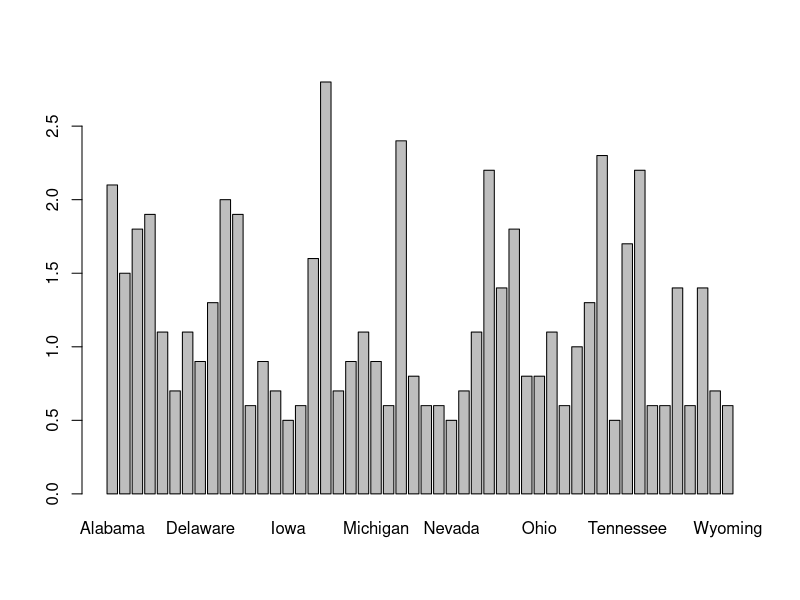
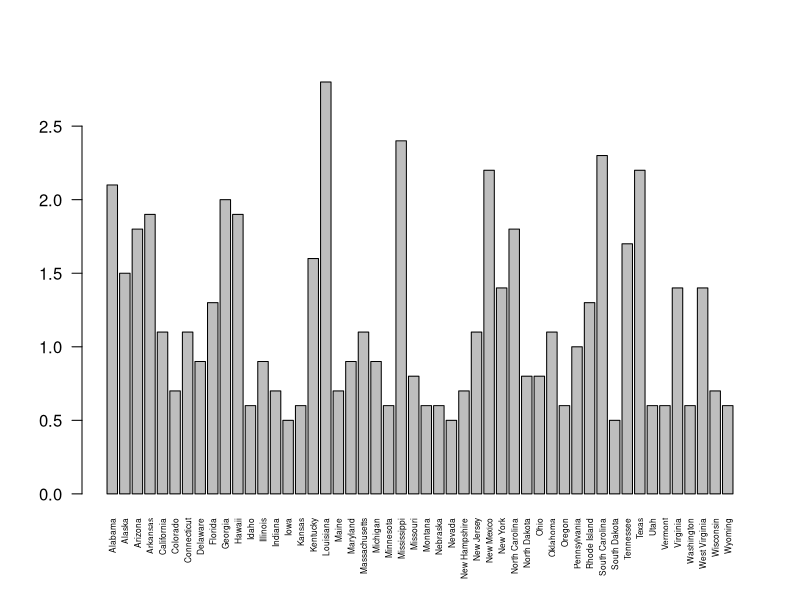
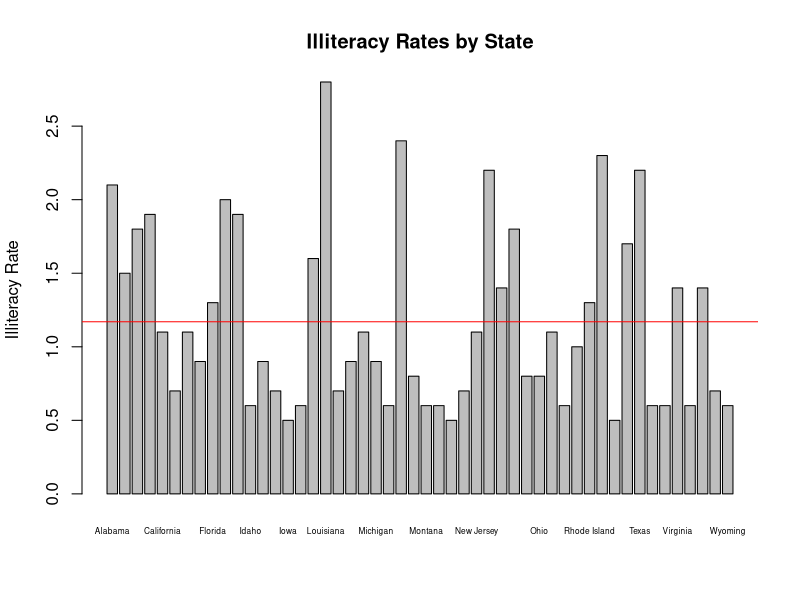
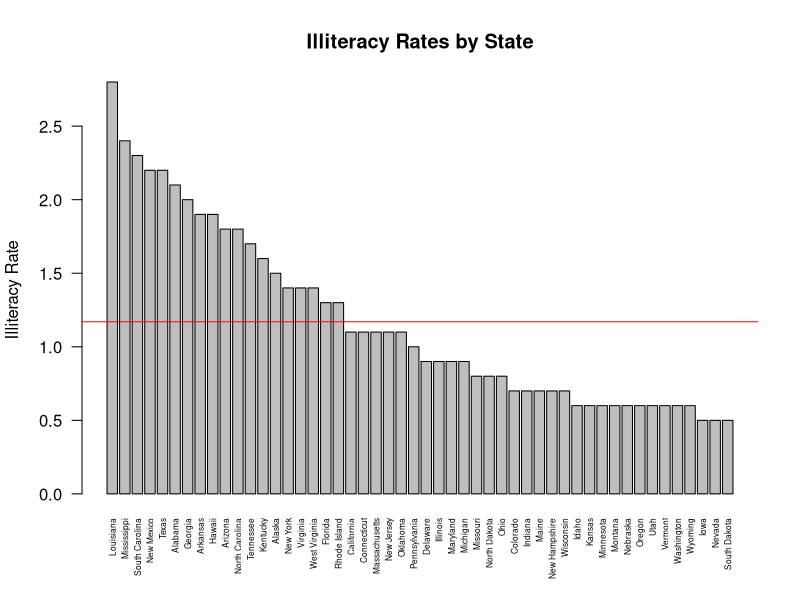
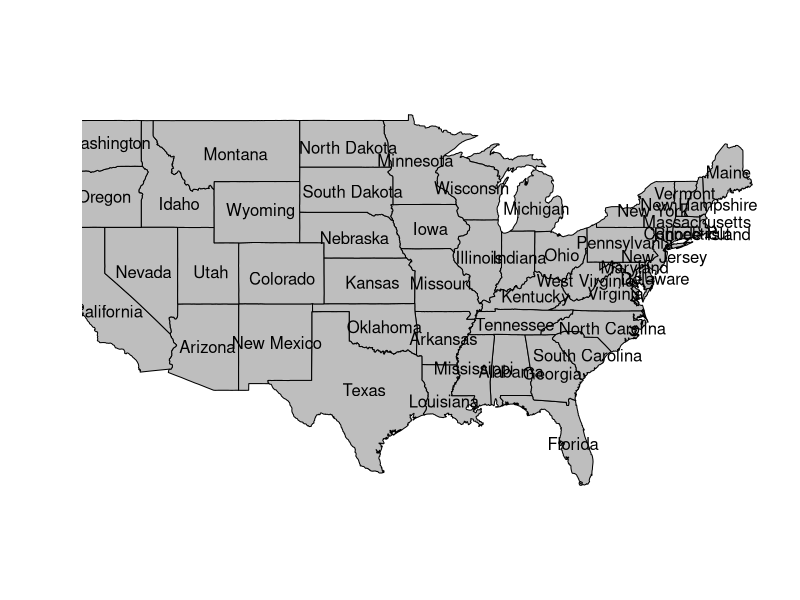
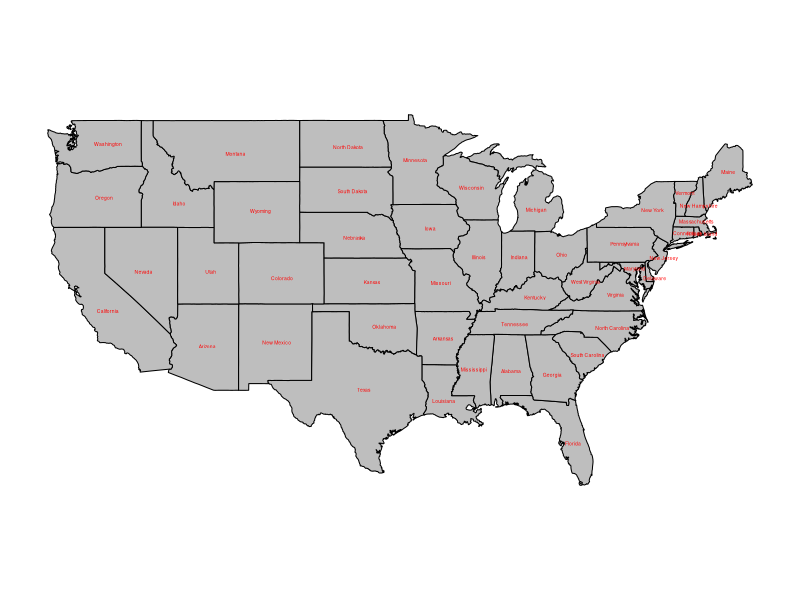
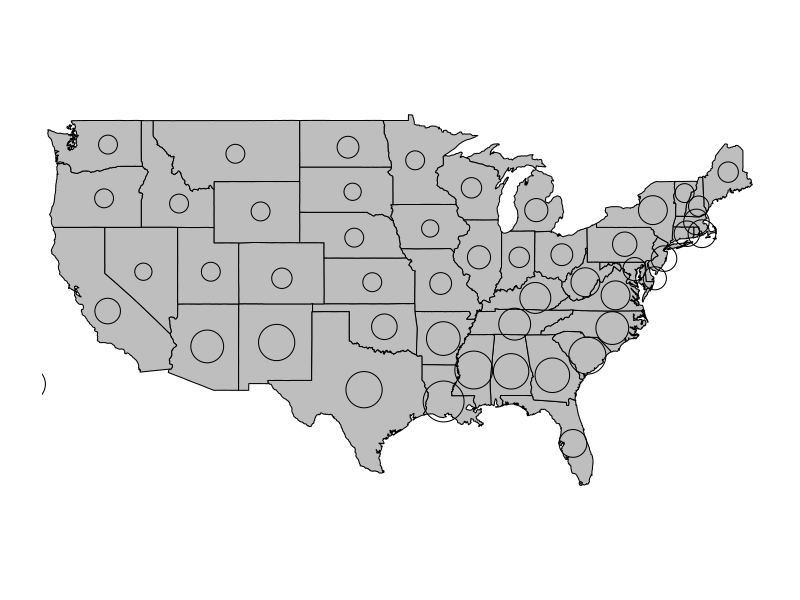
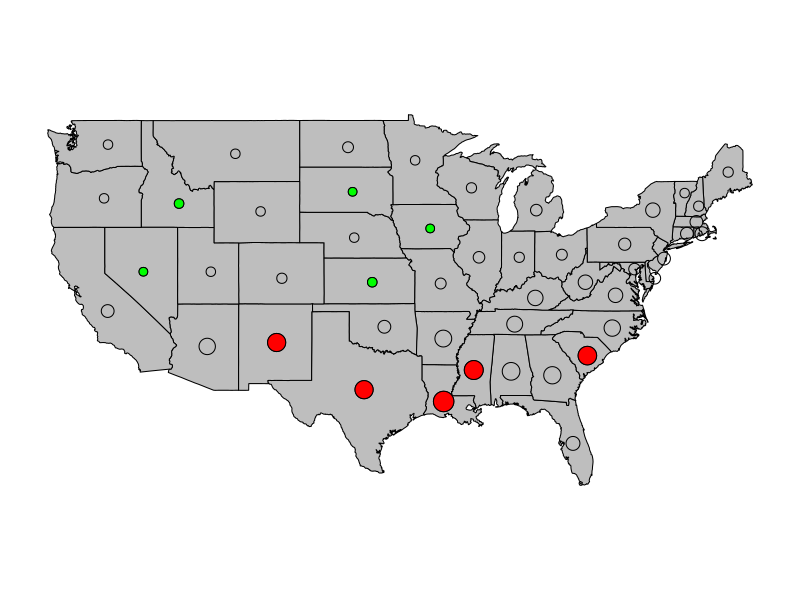

Here is the R script that generated these plots, in order:
install.packages('maps')
library('maps')
state.data <- cbind(state.x77, long=state.center$x, lat=state.center$y)
ill.rates <- state.data[,'Illiteracy']
state.names <- row.names(state.data)
state.data <- data.frame(state.data)


### Barplots
# Create a barplot showing illiteracy rates by state. Do you notice any issues?
barplot(ill.rates)

# Adjust your plot so that each bar is labeled. To do this, you will need to
# change the orientation and size of the state names.
barplot(ill.rates, cex.names=0.5, las=2)

# Make the plot more informative by adding a title and label for the y-axis.
barplot(ill.rates, cex.names=0.5,
        main='Illiteracy Rates by State', ylab='Illiteracy Rate')

# Suppose we want to easily compare each state's illiteracy rate to the country
# wide average. Add a line to this plot at this average to make to allow for
# easy visual comparison. Make this line red.
avg.rate <- mean(ill.rates)
abline(h=avg.rate, col='red')

# Arrange the plot in decreasing order, keep all other parameters the same.
ill.rates.sorted <- sort(ill.rates, decreasing=T)
barplot(ill.rates.sorted, cex.names=0.5, las=2,
                main='Illiteracy Rates by State', ylab='Illiteracy Rate')
abline(h=avg.rate, col='red')



## Maps
# Suppose we were interested in how illiteracy rates varied geographically. The
# bar plots we just produced would be a poor tool for this. Maps make such a
# comparison easy.

# Plot a map of the contiguoug states. Fill each state in with grey.
map(database='state', fill=T, col='grey')


# The map you just produced has axes determined by longitude and latittude
# coordinates. Use the coordinates in <state.data> to label each state with
# its name
coords <- state.data[,c('long', 'lat')]
text(coords, state.names)


# The names are too big for a presentable plot. Decrease the size of the
# text by setting the appropriate parameter. Color the text red.
map(database='state', fill=T, col='grey')
text(coords, state.names, cex=0.3, col='red')

     
# Add a circle for each state whose area is proportional to its illiteracy
# rate. Do you notice any issues? Adjust your plot accordingly.
map(database='state', fill=T, col='grey')
symbols(coords, circles=sqrt(ill.rates), add=T, inches=F)

map(database='state', fill=T, col='grey')
symbols(coords, circles=sqrt(ill.rates)/2, add=T, inches=F)


# The illiteracy rate differences don't make it entirely clear. Color the 5 worst
# states red and the best 5 states green
top5 <- names(sort(ill.rates))[1:5]
bottom5 <- names(sort(ill.rates, decreasing=T))[1:5]
with(state.data[state.names%in%bottom5,],
     symbols(long, lat, circles=sqrt(Illiteracy)/2, add=T, inches=F, bg='red'))
with(state.data[state.names%in%top5,],
     symbols(long, lat, circles=sqrt(Illiteracy)/2, add=T, inches=F, bg='green'))
